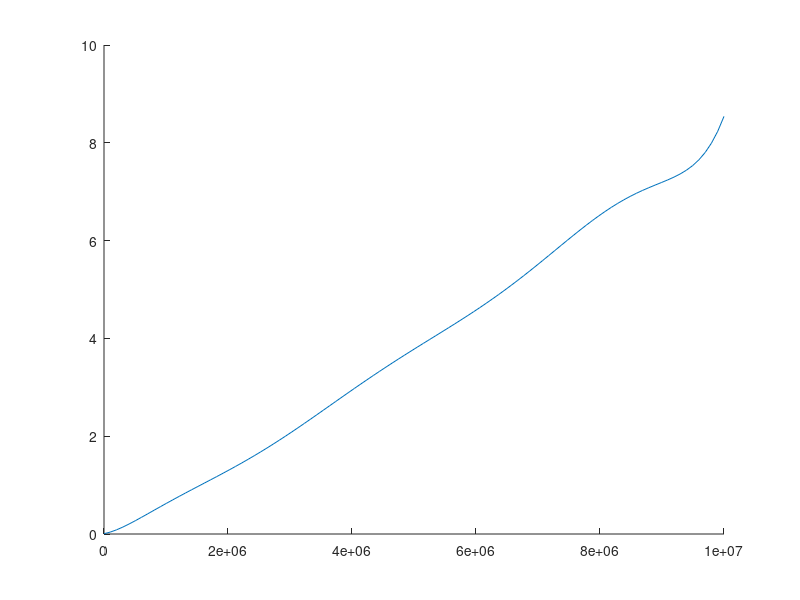

The MATLAB source for this figure: (Note: this script raises an error after producing the figure.)

x = [100, 1000, 5000, 10000, 50000, 200000, 400000, 600000, 800000, 1000000, 2000000, 3000000, 4000000, 5000000, 6000000, 7000000, 8000000, 9000000, 10000000]

tiempo_real = [0.0006620884, 0.0009028912,0.0022888184,0.0043179989,0.0231499672,0.1025629044,0.2220549583,0.3357808590,0.4803540707,0.5886080265,1.3140280247,2.0790300369,2.9057221413,3.7912540436,4.6123199463,5.4642441273,6.5550670624,7.1823101044,8.5418469906]

n = 8
p=polyfit(x,tiempo_real,n)
xi=linspace(100,10000000);
z=polyval(p,xi)

hold on


poly = plot(xi, z)
poly.Color = 'r'
poly.Marker = 'o'

t_real = plot(x, tiempo_real)
t_real.Marker = 'o'
t_real.Color = 'b'

hold off

%%%VALORES DE X
%x=[100 1000 1500 3000 4000 5000 6000];
 
%%VALORES DE Y = F(x)
%y=[50 100 200 300 500 700 900];

%%OBTENER UN POLINOMIO QUE SE AJUSTE A LOS PUNTOS X Y Y
%n=2; 				%%GRADO DEL POLINOMIO DE AJUSTE
%p=polyfit(x,y,n)	%%FUNCION QUE REALIZA EL AJUSTE POLINOMIAL

%%DONDE SE COMPARA LA CURVA AJUSTADA CONTRA LOS 
%%VALORES EXPERIMENTALES
%	%%ESPACIO DE PUNTOS PARA Xi
%z=polyval(p,xi);				%%EVALUACION DEL POLINOMIO P EN EL ESPACIO Xi

%%SE CREA UN ESPACIO PARA REALIZAR UNA GRAFICA EN 
%%SE REALIZA LA FIGURA CORRESPONDIENTE
%figure(1);
%plot(x,y,'o',xi,z,'-'),grid;
%    ylabel('F(Y)');
%    xlabel('X');
%title('Ajuste de minimos cuadrados');
